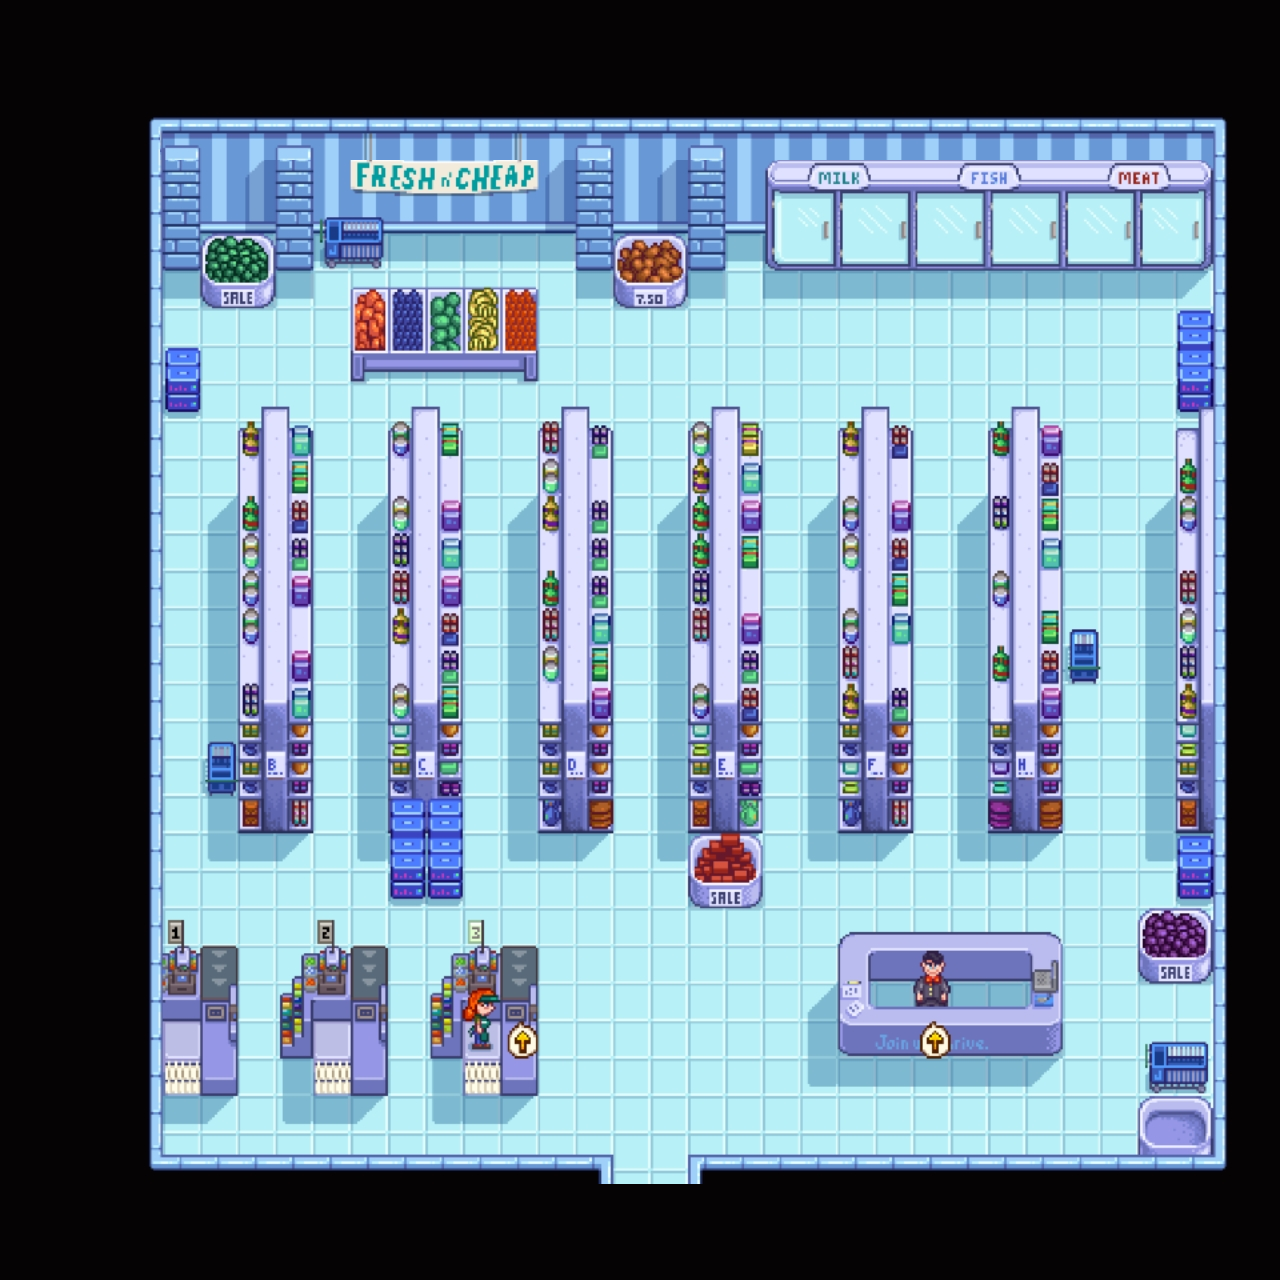

The image is a tile-based game level rendered from a .tmx file. Its description and source (layers, tilesets, objects; grid data summarised) follow:
An orthogonal 40x40 tile map with 32x32 px tiles, 1 tile layer (Tile Layer 1), 3 tilesets and 2 objects (outstore1, doorstore1).

<map version="1.10" tiledversion="1.11.2" orientation="orthogonal" renderorder="right-down" width="40" height="40" tilewidth="32" tileheight="32" infinite="0" nextlayerid="4" nextobjectid="12">
 <tileset firstgid="1" source="Screenshot_20250619-123151.tsx" />
 <tileset firstgid="2476" source="Screenshot_20250619-190401.tsx" />
 <tileset firstgid="4951" source="Screenshot_20250620-145526.tsx" />
 <layer id="1" name="Tile Layer 1" width="40" height="40">
  <data>[1600 cells, 1600 non-empty, 1191 distinct tile ids]</data>
 </layer>
 <objectgroup id="3" name="object1">
  <object id="9" name="outstore1" x="649" y="1158">
   <point />
  </object>
  <object id="11" name="doorstore1" x="614" y="1169" width="71" height="12">
   <properties>
    <property name="targetMap" value="bigmap.tmx" />
   </properties>
  </object>
 </objectgroup>
</map>
